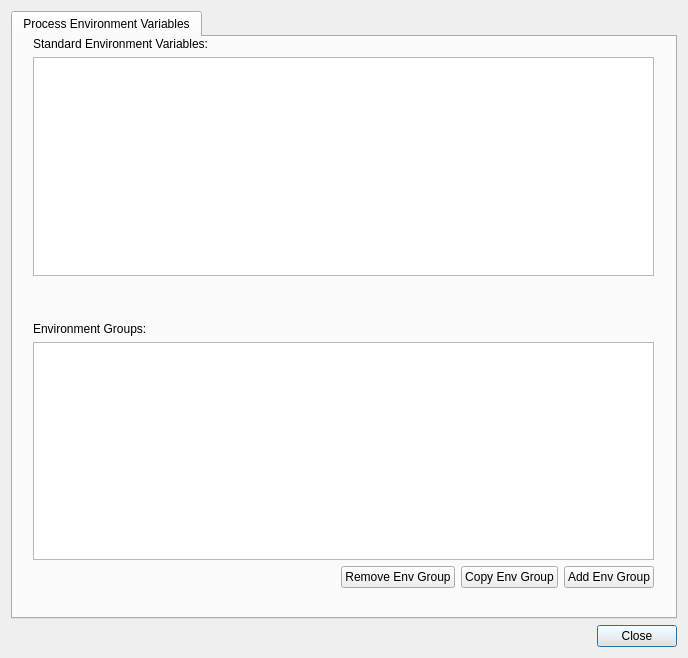
<?xml version="1.0" encoding="UTF-8"?>
<ui version="4.0">
 <class>SetupGeneralDialog</class>
 <widget class="QDialog" name="SetupGeneralDialog">
  <property name="geometry">
   <rect>
    <x>0</x>
    <y>0</y>
    <width>688</width>
    <height>658</height>
   </rect>
  </property>
  <property name="windowTitle">
   <string>Dialog</string>
  </property>
  <layout class="QVBoxLayout" name="verticalLayout">
   <item>
    <widget class="QTabWidget" name="tabWidget">
     <property name="currentIndex">
      <number>0</number>
     </property>
     <widget class="QWidget" name="TabEnv">
      <attribute name="title">
       <string>Process Environment Variables</string>
      </attribute>
      <widget class="QWidget" name="verticalLayoutWidget">
       <property name="geometry">
        <rect>
         <x>20</x>
         <y>0</y>
         <width>621</width>
         <height>551</height>
        </rect>
       </property>
       <layout class="QVBoxLayout" name="verticalLayout_2">
        <item>
         <widget class="QLabel" name="label_1">
          <property name="text">
           <string>Standard Environment Variables:</string>
          </property>
         </widget>
        </item>
        <item>
         <widget class="QTableWidget" name="tableWidget_StdEnv">
          <property name="sizePolicy">
           <sizepolicy hsizetype="Expanding" vsizetype="Expanding">
            <horstretch>0</horstretch>
            <verstretch>1</verstretch>
           </sizepolicy>
          </property>
          <attribute name="verticalHeaderVisible">
           <bool>false</bool>
          </attribute>
         </widget>
        </item>
        <item>
         <spacer name="verticalSpacer_2">
          <property name="orientation">
           <enum>Qt::Vertical</enum>
          </property>
          <property name="sizeHint" stdset="0">
           <size>
            <width>20</width>
            <height>40</height>
           </size>
          </property>
         </spacer>
        </item>
        <item>
         <widget class="QLabel" name="label_2">
          <property name="text">
           <string>Environment Groups:</string>
          </property>
         </widget>
        </item>
        <item>
         <widget class="QTableWidget" name="tableWidget_EnvGroups">
          <property name="sizePolicy">
           <sizepolicy hsizetype="Expanding" vsizetype="Expanding">
            <horstretch>0</horstretch>
            <verstretch>1</verstretch>
           </sizepolicy>
          </property>
          <property name="selectionMode">
           <enum>QAbstractItemView::SingleSelection</enum>
          </property>
          <attribute name="verticalHeaderVisible">
           <bool>false</bool>
          </attribute>
         </widget>
        </item>
        <item>
         <layout class="QHBoxLayout" name="horizontalLayout_2">
          <item>
           <spacer name="horizontalSpacer_2">
            <property name="orientation">
             <enum>Qt::Horizontal</enum>
            </property>
            <property name="sizeHint" stdset="0">
             <size>
              <width>40</width>
              <height>20</height>
             </size>
            </property>
           </spacer>
          </item>
          <item>
           <widget class="QPushButton" name="RemoveBtn">
            <property name="text">
             <string>Remove Env Group</string>
            </property>
            <property name="autoDefault">
             <bool>false</bool>
            </property>
           </widget>
          </item>
          <item>
           <widget class="QPushButton" name="CopyBtn">
            <property name="text">
             <string>Copy Env Group</string>
            </property>
            <property name="autoDefault">
             <bool>false</bool>
            </property>
           </widget>
          </item>
          <item>
           <widget class="QPushButton" name="AddBtn">
            <property name="text">
             <string>Add Env Group</string>
            </property>
            <property name="autoDefault">
             <bool>false</bool>
            </property>
           </widget>
          </item>
         </layout>
        </item>
       </layout>
      </widget>
     </widget>
    </widget>
   </item>
   <item>
    <layout class="QHBoxLayout" name="horizontalLayout_1">
     <item>
      <spacer name="horizontalSpacer_1">
       <property name="orientation">
        <enum>Qt::Horizontal</enum>
       </property>
       <property name="sizeHint" stdset="0">
        <size>
         <width>40</width>
         <height>20</height>
        </size>
       </property>
      </spacer>
     </item>
     <item>
      <widget class="QPushButton" name="CloseBtn">
       <property name="text">
        <string>Close</string>
       </property>
      </widget>
     </item>
    </layout>
   </item>
  </layout>
 </widget>
 <resources/>
 <connections/>
</ui>
